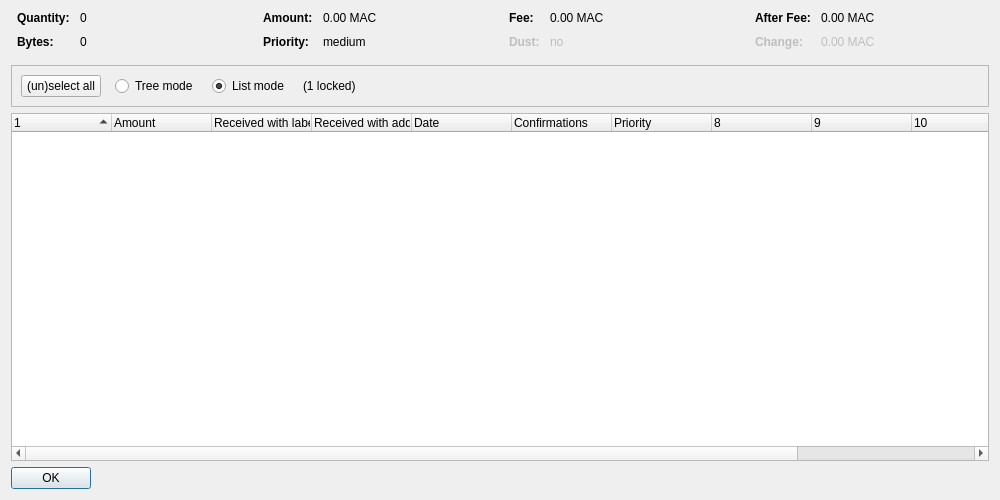
<?xml version="1.0" encoding="UTF-8"?>
<ui version="4.0">
 <class>CoinControlDialog</class>
 <widget class="QDialog" name="CoinControlDialog">
  <property name="geometry">
   <rect>
    <x>0</x>
    <y>0</y>
    <width>1000</width>
    <height>500</height>
   </rect>
  </property>
  <property name="windowTitle">
   <string>Coin Selection</string>
  </property>
  <layout class="QVBoxLayout" name="verticalLayout">
   <item>
    <layout class="QHBoxLayout" name="horizontalLayoutTop" stretch="0,0,0,0">
     <property name="topMargin">
      <number>0</number>
     </property>
     <property name="bottomMargin">
      <number>10</number>
     </property>
     <item>
      <layout class="QFormLayout" name="formLayoutCoinControl1">
       <property name="horizontalSpacing">
        <number>10</number>
       </property>
       <property name="verticalSpacing">
        <number>10</number>
       </property>
       <property name="leftMargin">
        <number>6</number>
       </property>
       <property name="rightMargin">
        <number>6</number>
       </property>
       <item row="0" column="0">
        <widget class="QLabel" name="labelCoinControlQuantityText">
         <property name="font">
          <font>
           <weight>75</weight>
           <bold>true</bold>
          </font>
         </property>
         <property name="text">
          <string>Quantity:</string>
         </property>
        </widget>
       </item>
       <item row="0" column="1">
        <widget class="QLabel" name="labelCoinControlQuantity">
         <property name="cursor">
          <cursorShape>IBeamCursor</cursorShape>
         </property>
         <property name="contextMenuPolicy">
          <enum>Qt::ActionsContextMenu</enum>
         </property>
         <property name="text">
          <string notr="true">0</string>
         </property>
         <property name="textInteractionFlags">
          <set>Qt::LinksAccessibleByMouse|Qt::TextSelectableByKeyboard|Qt::TextSelectableByMouse</set>
         </property>
        </widget>
       </item>
       <item row="1" column="0">
        <widget class="QLabel" name="labelCoinControlBytesText">
         <property name="font">
          <font>
           <weight>75</weight>
           <bold>true</bold>
          </font>
         </property>
         <property name="text">
          <string>Bytes:</string>
         </property>
        </widget>
       </item>
       <item row="1" column="1">
        <widget class="QLabel" name="labelCoinControlBytes">
         <property name="cursor">
          <cursorShape>IBeamCursor</cursorShape>
         </property>
         <property name="contextMenuPolicy">
          <enum>Qt::ActionsContextMenu</enum>
         </property>
         <property name="text">
          <string notr="true">0</string>
         </property>
         <property name="textInteractionFlags">
          <set>Qt::LinksAccessibleByMouse|Qt::TextSelectableByKeyboard|Qt::TextSelectableByMouse</set>
         </property>
        </widget>
       </item>
      </layout>
     </item>
     <item>
      <layout class="QFormLayout" name="formLayoutCoinControl2">
       <property name="horizontalSpacing">
        <number>10</number>
       </property>
       <property name="verticalSpacing">
        <number>10</number>
       </property>
       <property name="leftMargin">
        <number>6</number>
       </property>
       <property name="rightMargin">
        <number>6</number>
       </property>
       <item row="0" column="0">
        <widget class="QLabel" name="labelCoinControlAmountText">
         <property name="font">
          <font>
           <weight>75</weight>
           <bold>true</bold>
          </font>
         </property>
         <property name="text">
          <string>Amount:</string>
         </property>
        </widget>
       </item>
       <item row="0" column="1">
        <widget class="QLabel" name="labelCoinControlAmount">
         <property name="cursor">
          <cursorShape>IBeamCursor</cursorShape>
         </property>
         <property name="contextMenuPolicy">
          <enum>Qt::ActionsContextMenu</enum>
         </property>
         <property name="text">
          <string notr="true">0.00 MAC</string>
         </property>
         <property name="textInteractionFlags">
          <set>Qt::LinksAccessibleByMouse|Qt::TextSelectableByKeyboard|Qt::TextSelectableByMouse</set>
         </property>
        </widget>
       </item>
       <item row="1" column="0">
        <widget class="QLabel" name="labelCoinControlPriorityText">
         <property name="font">
          <font>
           <weight>75</weight>
           <bold>true</bold>
          </font>
         </property>
         <property name="text">
          <string>Priority:</string>
         </property>
        </widget>
       </item>
       <item row="1" column="1">
        <widget class="QLabel" name="labelCoinControlPriority">
         <property name="cursor">
          <cursorShape>IBeamCursor</cursorShape>
         </property>
         <property name="contextMenuPolicy">
          <enum>Qt::ActionsContextMenu</enum>
         </property>
         <property name="text">
          <string notr="true">medium</string>
         </property>
         <property name="textInteractionFlags">
          <set>Qt::LinksAccessibleByMouse|Qt::TextSelectableByKeyboard|Qt::TextSelectableByMouse</set>
         </property>
        </widget>
       </item>
      </layout>
     </item>
     <item>
      <layout class="QFormLayout" name="formLayoutCoinControl3">
       <property name="horizontalSpacing">
        <number>10</number>
       </property>
       <property name="verticalSpacing">
        <number>10</number>
       </property>
       <property name="leftMargin">
        <number>6</number>
       </property>
       <property name="rightMargin">
        <number>6</number>
       </property>
       <item row="0" column="0">
        <widget class="QLabel" name="labelCoinControlFeeText">
         <property name="font">
          <font>
           <weight>75</weight>
           <bold>true</bold>
          </font>
         </property>
         <property name="text">
          <string>Fee:</string>
         </property>
        </widget>
       </item>
       <item row="0" column="1">
        <widget class="QLabel" name="labelCoinControlFee">
         <property name="cursor">
          <cursorShape>IBeamCursor</cursorShape>
         </property>
         <property name="contextMenuPolicy">
          <enum>Qt::ActionsContextMenu</enum>
         </property>
         <property name="text">
          <string notr="true">0.00 MAC</string>
         </property>
         <property name="textInteractionFlags">
          <set>Qt::LinksAccessibleByMouse|Qt::TextSelectableByKeyboard|Qt::TextSelectableByMouse</set>
         </property>
        </widget>
       </item>
       <item row="1" column="0">
        <widget class="QLabel" name="labelCoinControlLowOutputText">
         <property name="enabled">
          <bool>false</bool>
         </property>
         <property name="font">
          <font>
           <weight>75</weight>
           <bold>true</bold>
          </font>
         </property>
         <property name="text">
          <string>Dust:</string>
         </property>
        </widget>
       </item>
       <item row="1" column="1">
        <widget class="QLabel" name="labelCoinControlLowOutput">
         <property name="enabled">
          <bool>false</bool>
         </property>
         <property name="cursor">
          <cursorShape>IBeamCursor</cursorShape>
         </property>
         <property name="contextMenuPolicy">
          <enum>Qt::ActionsContextMenu</enum>
         </property>
         <property name="text">
          <string notr="true">no</string>
         </property>
         <property name="textInteractionFlags">
          <set>Qt::LinksAccessibleByMouse|Qt::TextSelectableByKeyboard|Qt::TextSelectableByMouse</set>
         </property>
        </widget>
       </item>
      </layout>
     </item>
     <item>
      <layout class="QFormLayout" name="formLayoutCoinControl4">
       <property name="horizontalSpacing">
        <number>10</number>
       </property>
       <property name="verticalSpacing">
        <number>10</number>
       </property>
       <property name="leftMargin">
        <number>6</number>
       </property>
       <property name="rightMargin">
        <number>6</number>
       </property>
       <item row="0" column="0">
        <widget class="QLabel" name="labelCoinControlAfterFeeText">
         <property name="font">
          <font>
           <weight>75</weight>
           <bold>true</bold>
          </font>
         </property>
         <property name="text">
          <string>After Fee:</string>
         </property>
        </widget>
       </item>
       <item row="0" column="1">
        <widget class="QLabel" name="labelCoinControlAfterFee">
         <property name="cursor">
          <cursorShape>IBeamCursor</cursorShape>
         </property>
         <property name="contextMenuPolicy">
          <enum>Qt::ActionsContextMenu</enum>
         </property>
         <property name="text">
          <string notr="true">0.00 MAC</string>
         </property>
         <property name="textInteractionFlags">
          <set>Qt::LinksAccessibleByMouse|Qt::TextSelectableByKeyboard|Qt::TextSelectableByMouse</set>
         </property>
        </widget>
       </item>
       <item row="1" column="0">
        <widget class="QLabel" name="labelCoinControlChangeText">
         <property name="enabled">
          <bool>false</bool>
         </property>
         <property name="font">
          <font>
           <weight>75</weight>
           <bold>true</bold>
          </font>
         </property>
         <property name="text">
          <string>Change:</string>
         </property>
        </widget>
       </item>
       <item row="1" column="1">
        <widget class="QLabel" name="labelCoinControlChange">
         <property name="enabled">
          <bool>false</bool>
         </property>
         <property name="cursor">
          <cursorShape>IBeamCursor</cursorShape>
         </property>
         <property name="contextMenuPolicy">
          <enum>Qt::ActionsContextMenu</enum>
         </property>
         <property name="text">
          <string notr="true">0.00 MAC</string>
         </property>
         <property name="textInteractionFlags">
          <set>Qt::LinksAccessibleByMouse|Qt::TextSelectableByKeyboard|Qt::TextSelectableByMouse</set>
         </property>
        </widget>
       </item>
      </layout>
     </item>
    </layout>
   </item>
   <item>
    <widget class="QFrame" name="frame">
     <property name="minimumSize">
      <size>
       <width>0</width>
       <height>40</height>
      </size>
     </property>
     <property name="frameShape">
      <enum>QFrame::StyledPanel</enum>
     </property>
     <property name="frameShadow">
      <enum>QFrame::Sunken</enum>
     </property>
     <layout class="QHBoxLayout" name="horizontalLayout">
      <item>
       <layout class="QHBoxLayout" name="horizontalLayoutPanel" stretch="0,0,0,0,0">
        <property name="spacing">
         <number>14</number>
        </property>
        <item>
         <widget class="QPushButton" name="pushButtonSelectAll">
          <property name="sizePolicy">
           <sizepolicy hsizetype="Maximum" vsizetype="Fixed">
            <horstretch>0</horstretch>
            <verstretch>0</verstretch>
           </sizepolicy>
          </property>
          <property name="text">
           <string>(un)select all</string>
          </property>
          <property name="autoDefault">
           <bool>false</bool>
          </property>
         </widget>
        </item>
        <item>
         <widget class="QRadioButton" name="radioTreeMode">
          <property name="sizePolicy">
           <sizepolicy hsizetype="Maximum" vsizetype="Fixed">
            <horstretch>0</horstretch>
            <verstretch>0</verstretch>
           </sizepolicy>
          </property>
          <property name="text">
           <string>Tree mode</string>
          </property>
         </widget>
        </item>
        <item>
         <widget class="QRadioButton" name="radioListMode">
          <property name="sizePolicy">
           <sizepolicy hsizetype="Maximum" vsizetype="Fixed">
            <horstretch>0</horstretch>
            <verstretch>0</verstretch>
           </sizepolicy>
          </property>
          <property name="text">
           <string>List mode</string>
          </property>
          <property name="checked">
           <bool>true</bool>
          </property>
         </widget>
        </item>
        <item>
         <widget class="QLabel" name="labelLocked">
          <property name="text">
           <string notr="true">(1 locked)</string>
          </property>
         </widget>
        </item>
        <item>
         <spacer name="horizontalSpacer">
          <property name="orientation">
           <enum>Qt::Horizontal</enum>
          </property>
          <property name="sizeHint" stdset="0">
           <size>
            <width>40</width>
            <height>20</height>
           </size>
          </property>
         </spacer>
        </item>
       </layout>
      </item>
     </layout>
    </widget>
   </item>
   <item>
    <widget class="CoinControlTreeWidget" name="treeWidget">
     <property name="contextMenuPolicy">
      <enum>Qt::CustomContextMenu</enum>
     </property>
     <property name="sortingEnabled">
      <bool>false</bool>
     </property>
     <property name="columnCount">
      <number>12</number>
     </property>
     <attribute name="headerShowSortIndicator" stdset="0">
      <bool>true</bool>
     </attribute>
     <attribute name="headerStretchLastSection">
      <bool>false</bool>
     </attribute>
     <column>
      <property name="text">
       <string/>
      </property>
     </column>
     <column>
      <property name="text">
       <string>Amount</string>
      </property>
     </column>
     <column>
      <property name="text">
       <string>Received with label</string>
      </property>
     </column>
     <column>
      <property name="text">
       <string>Received with address</string>
      </property>
     </column>
     <column>
      <property name="text">
       <string>Date</string>
      </property>
     </column>
     <column>
      <property name="text">
       <string>Confirmations</string>
      </property>
      <property name="toolTip">
       <string>Confirmed</string>
      </property>
     </column>
     <column>
      <property name="text">
       <string>Priority</string>
      </property>
     </column>
     <column>
      <property name="text">
       <string/>
      </property>
     </column>
     <column>
      <property name="text">
       <string/>
      </property>
     </column>
     <column>
      <property name="text">
       <string/>
      </property>
     </column>
     <column>
      <property name="text">
       <string/>
      </property>
     </column>
     <column>
      <property name="text">
       <string/>
      </property>
     </column>
    </widget>
   </item>
   <item>
    <widget class="QDialogButtonBox" name="buttonBox">
     <property name="sizePolicy">
      <sizepolicy hsizetype="Maximum" vsizetype="Fixed">
       <horstretch>0</horstretch>
       <verstretch>0</verstretch>
      </sizepolicy>
     </property>
     <property name="orientation">
      <enum>Qt::Horizontal</enum>
     </property>
     <property name="standardButtons">
      <set>QDialogButtonBox::Ok</set>
     </property>
    </widget>
   </item>
  </layout>
 </widget>
 <customwidgets>
  <customwidget>
   <class>CoinControlTreeWidget</class>
   <extends>QTreeWidget</extends>
   <header>coincontroltreewidget.h</header>
  </customwidget>
 </customwidgets>
 <resources/>
 <connections/>
</ui>
